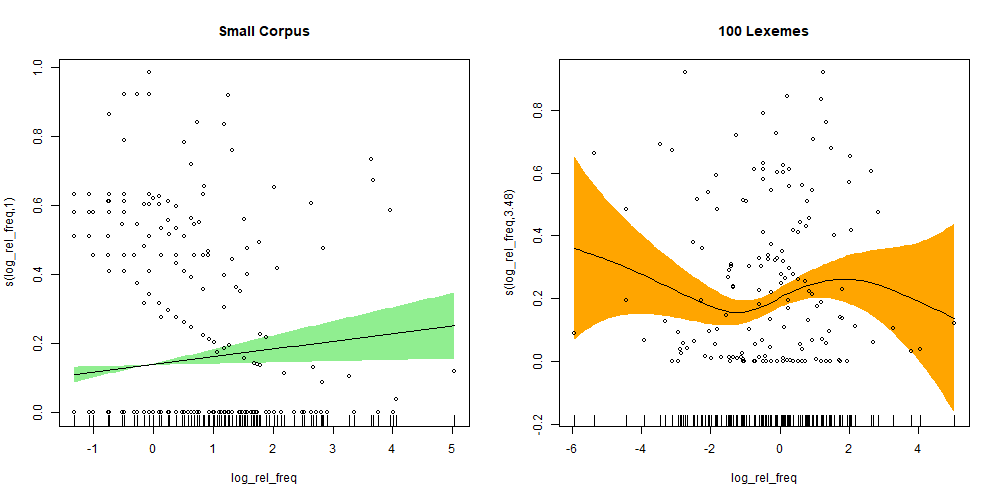

The R source for this figure:
source("stats/scripts/load_small.R")
source("stats/scripts/load_100.R")

library(mgcv)

# small corpus

data_small              <- load_small()
data_small$log_rel_freq <- log2(data_small$rel_freq)

# For language-specific results (be sure to change filename too)
# data_small <- data_small[which(data_small$language == "Nuuchahnulth"), ]

model_small <- bam(
  flexibility ~ s(log_rel_freq),
  data = data_small,
  method = "REML",
)

# 100 lexemes

data_100              <- load_100()
data_100$log_rel_freq <- log2(data_100$rel_freq)

model_100 <- bam(
  flexibility ~ s(log_rel_freq),
  data = data_100,
  method = "REML",
)

# Plots

png(
  filename = "stats/figures/frequency_vs_flexibility/GAM_Nuuchahnulth.png",
  height   = 500,
  width    = 1000,
)

par(mfrow = c(1, 2))

plot(
  model_small,
  cex       = 0.75,
  main      = "Small Corpus",
  pch       = 1,
  residuals = TRUE,
  shade     = TRUE,
  shade.col = "lightgreen",
  shift     = coef(model_small)[1],
)

plot(
  model_100,
  cex       = 0.75,
  main      = "100 Lexemes",
  pch       = 1,
  residuals = TRUE,
  shade     = TRUE,
  shade.col = "orange",
  shift     = coef(model_100)[1],
)

dev.off()

# Summary Statistics
# Signif. codes:  0 ‘***’ 0.001 ‘**’ 0.01 ‘*’ 0.05 ‘.’ 0.1 ‘ ’ 1

summary(model_small)
# Parametric coefficients:
#             Estimate Std. Error t value Pr(>|t|)
# (Intercept) 0.137237   0.009976   13.76   <2e-16 ***
#
# Approximate significance of smooth terms:
#                 edf Ref.df     F p-value
# s(log_rel_freq)   1      1 5.738  0.0169 *
#
# R-sq.(adj) =  0.00827   Deviance explained =    1%
# -REML = -3.146  Scale est. = 0.056622  n = 569

# RESULTS
# Smooth is linear (EDF = 1).
# Smooth is significant (p < .05).

summary(model_100)
# Parametric coefficients:
#             Estimate Std. Error t value Pr(>|t|)
# (Intercept)  0.20339    0.01705   11.93   <2e-16 ***
#
# Approximate significance of smooth terms:
#                   edf Ref.df     F p-value
# s(log_rel_freq) 3.479  4.389 1.825   0.139
#
# R-sq.(adj) =  0.0335   Deviance explained = 5.04%
# -REML = 7.4488  Scale est. = 0.058426  n = 201

# RESULTS
# Smooth is slightly complex (EDF ≅ 3.5).
# Smooth is insignificant.

# OVERALL RESULTS
# There does not seem to be a significant effect of frequency on flexibility.
# If there is an effect, it is small and positive.
# There are also no significant correlations when examining just English.
# In the small corpus of Nuuchahnulth, relative frequency shows a highly significant but small positive linear correlation with flexibility.
# No correlations were found for the 100-lexeme sample of Nuuchahnulth.